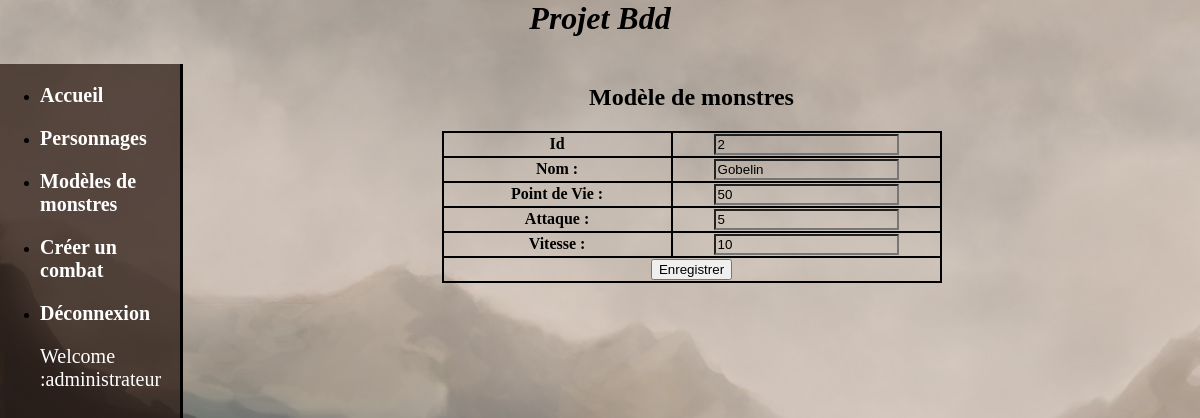
The app's page /view/form_pattern.php?action=edition&id=2 (signed in) with its own data.
### tables this page shows
CREATE TABLE `Monstre` (
  `IdMonstre` int(3) NOT NULL,
  `Nom` varchar(30) NOT NULL,
  `PV` int(3) NOT NULL,
  `ATK` int(3) NOT NULL,
  `VIT` int(3) NOT NULL
);

### view/config.php (called while the page is built)
<?php
  $domaine = "http://localhost/projetbdd/";
 ?>

### modele/fonction_pattern.php (called while the page is built, shortened)
<?php
  function get_pattern($IdMonstre){
    include 'bdd.php';
    $req = $pdo->prepare("SELECT * FROM Monstre WHERE IdMonstre = :IdMonstre;");
    $req->bindParam('IdMonstre', $IdMonstre, PDO::PARAM_INT);
    $req->execute();
    return $req->fetch();
  }
 ?>

### view/form_pattern.php (the view, shortened to what this page needs)
<html>
  <head>
    <?php include 'config.php'; ?>
  </head>
  <body>
    <div>
      <?php
      include 'header.php';
      include '../modele/fonction_pattern.php';
      include 'nav.php';
      ?>
    </div>
    <?php
      $action = $_GET["action"];
      if($action=="edition")
        $pattern = get_pattern($_GET["id"]);
    ?>
    <div id="studio_combat">
      <center><h2>Modèle de monstres</h2></center>
      <form action="<?php echo $domaine ?>controller/pattern_studio_controller.php?action=<?php echo $action; ?>" method="post">
        <table border="0" width="500" align="center">
          <tr>
            <?php if($action=="edition") {?><td width="300"><b>Id</b></td>
            <td width="300">
              <input type="<?php if($action=="nouveau") echo "hidden"; else echo "text"; ?>" name="IdMonstre" value="<?php if($action=="edition") echo $_GET["id"]; ?>">
            </td>
          </tr>
          <?php } ?>
          <tr>
            <td width="300"><b>Nom :</b></td>
            <td width="300">
              <input type="text" name="Nom" value="<?php if($action=="edition") echo $pattern["Nom"]; ?>"/>
            </td>
          </tr>
          <tr>
            <td width="300"><b>Point de Vie :</b></td>
            <td width="300">
              <input type="text" name="PV" value="<?php if($action=="edition") echo $pattern["PV"]; ?>">
            </td>
          </tr>
          <tr>
            <td width="300"><b>Attaque :</b></td>
            <td width="300">
              <input type="text" name="ATK" value="<?php if($action=="edition") echo $pattern["ATK"]; ?>">
            </td>
          </tr>
          <tr>
            <td width="300"><b>Vitesse :</b></td>
            <td width="300">
              <input type="text" name="VIT" value="<?php if($action=="edition") echo $pattern["VIT"]; ?>">
            </td>
          </tr>
          <tr>
          <td colspan="2">
            <input type="submit" name="submit" value="Enregistrer">
          </td>
        </tr>
        </table>
      </form>
    </div>
  </body>
</html>

### ressources/css/styles.css (style rules this page uses)
body { background-image: url(../fond.jpg); margin: 0; padding: 0; }
table, th, td { text-align: center; border: 2px solid black; border-collapse: collapse; }
input[type="text"] { background: transparent; }

### records on screen
monstre: Nom "Gobelin", PV "50", ATK "5", VIT "10"

### other values on screen
$_SESSION['login'] "administrateur"
